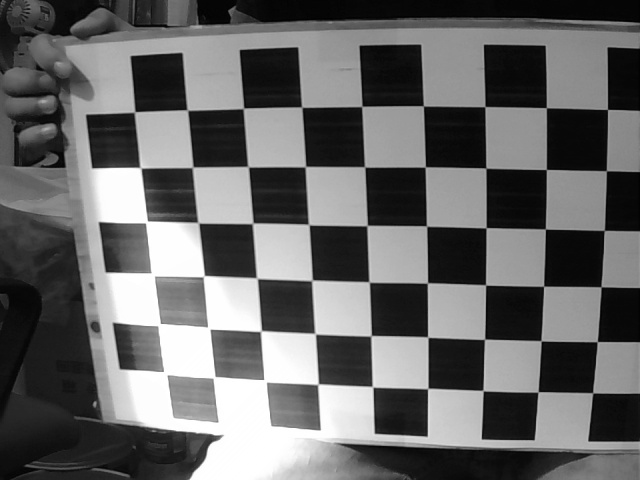
#> input picture hw3/calibimage/left01.jpg, 640 x 480 px; its folder holds 5 pictures in this run
$ jupyter execute --allow-errors CameraCalibration.ipynb
#> lines starting #> are read from the running program, lines starting #| are printed output that depends on the picture
[cell 1]
import cv2
import numpy as np
import glob

np.set_printoptions(suppress=True)

[cell 2]
# step1 找棋盘格的角点

[cell 3]
def get_points(images, if_show_points,objp_zero):
#> called with if_show_points = True, objp_zero = array of shape (24, 3)
    count = 0 #符合条件图片计数

    for fname in images:
        # 读入图片
        img = cv2.imread(fname)
#> img is the input picture: shape (480, 640, 3); min 0, max 255, mean 103.5
        # 将图片转换为灰度图
        gray = cv2.cvtColor(img, cv2.COLOR_BGR2GRAY)
        # 找到棋盘格角点
        ret, corners = cv2.findChessboardCorners(gray, (w, h), None)
#> ret = False; corners = None
        # 如果找到足够点对，将其存储起来
        if ret == True:
            # 角点精确检测
            count += 1
            cv2.cornerSubPix(gray, corners, (11, 11), (-1, -1), criteria)
            # 将结果存入列表
            objpoints.append(objp_zero)
            imgpoints.append(corners)
            # 将角点在图像上显示
            cv2.drawChessboardCorners(img, (w, h), corners, ret)
            # 是否窗口展示结果
            if if_show_points:
                cv2.imshow('findCorners', img)
            # 保存包含角点的结果
            cv2.imwrite('bd_points/points_' + str(count) + '.jpg', img)
            cv2.waitKey(10)
    cv2.destroyAllWindows()
    return gray

[cell 4]
# 定义搜索的阈值
criteria = (cv2.TERM_CRITERIA_EPS + cv2.TERM_CRITERIA_MAX_ITER, 30, 0.001)
# 定义棋盘格模板规格
w = 6
h = 4

# 定义世界坐标系中的棋盘格点 (设为0)
objp_zero = np.zeros((w * h, 3), np.float32)
objp_zero[:, :2] = np.mgrid[0:w, 0:h].T.reshape(-1, 2)

# 储存棋盘格角点的世界坐标和图像坐标对
objpoints = []  # 世界坐标系中的三维点
imgpoints = []  # 图像平面的二维点

# 遍历calibimage中的图片
images = glob.glob('calibimage/*')

# 得到棋盘格的角点：
gray = get_points(images, True, objp_zero)
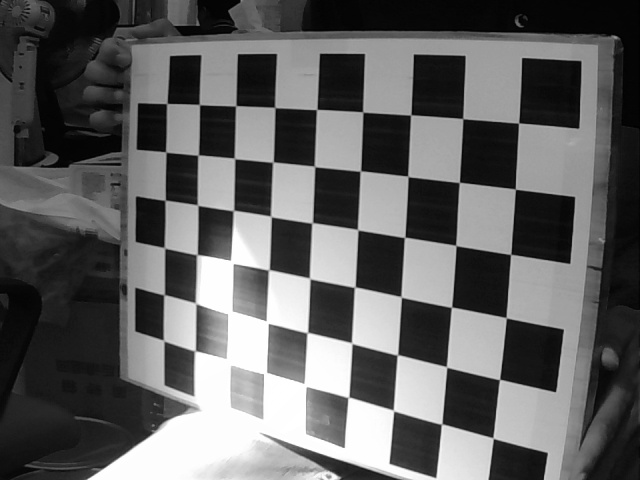
#> gray: shape (480, 640); min 0, max 255, mean 97.4

[cell 5]
# 根据objpoints和imgpoints计算内参和外参

#> (a cell that did not finish here is left out)

#> (a cell that did not finish here is left out)

#> (a cell that did not finish here is left out)

[cell 9]
# 畸变系数 (k_1,k_2,p_1,p_2,k_3)
print("畸变系数:\n")
#> (the rest of this cell did not finish here and is left out)

#> (a cell that did not finish here is left out)

#> (a cell that did not finish here is left out)

[cell 12]
# 检验去畸变效果 (以images[0]为例)

[cell 13]
images[0]

[cell 14]
ex_img = cv2.imread(images[0])
h, w = ex_img.shape[:2]
#> h = 480; w = 640
# 使用cv.getOptimalNewCameraMatrix()优化内参数和畸变系数，
# alpha = 0 : 只裁剪
#> (the rest of this cell did not finish here and is left out)
